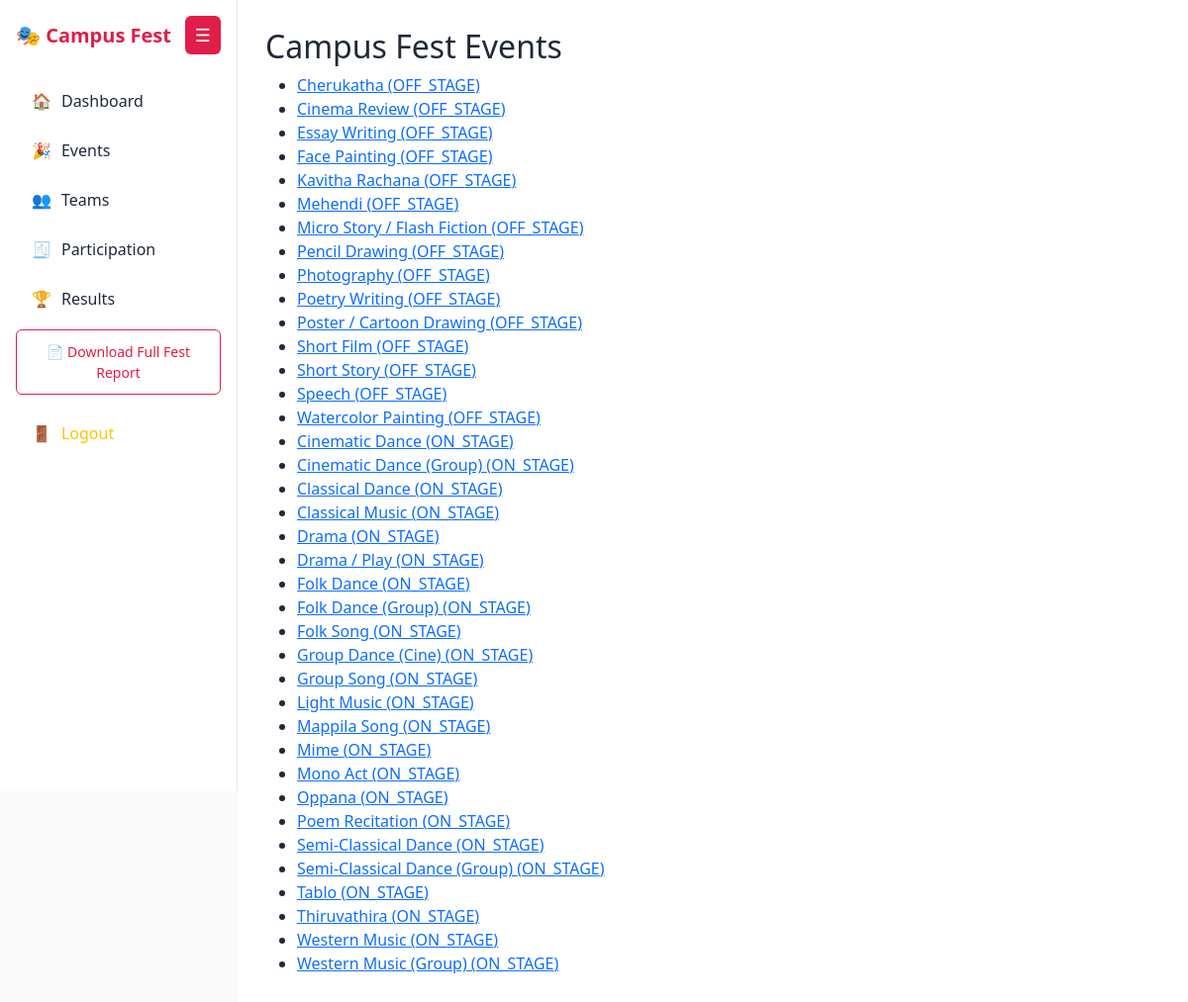
/pevents/, run on an earlier commit of the app's database.
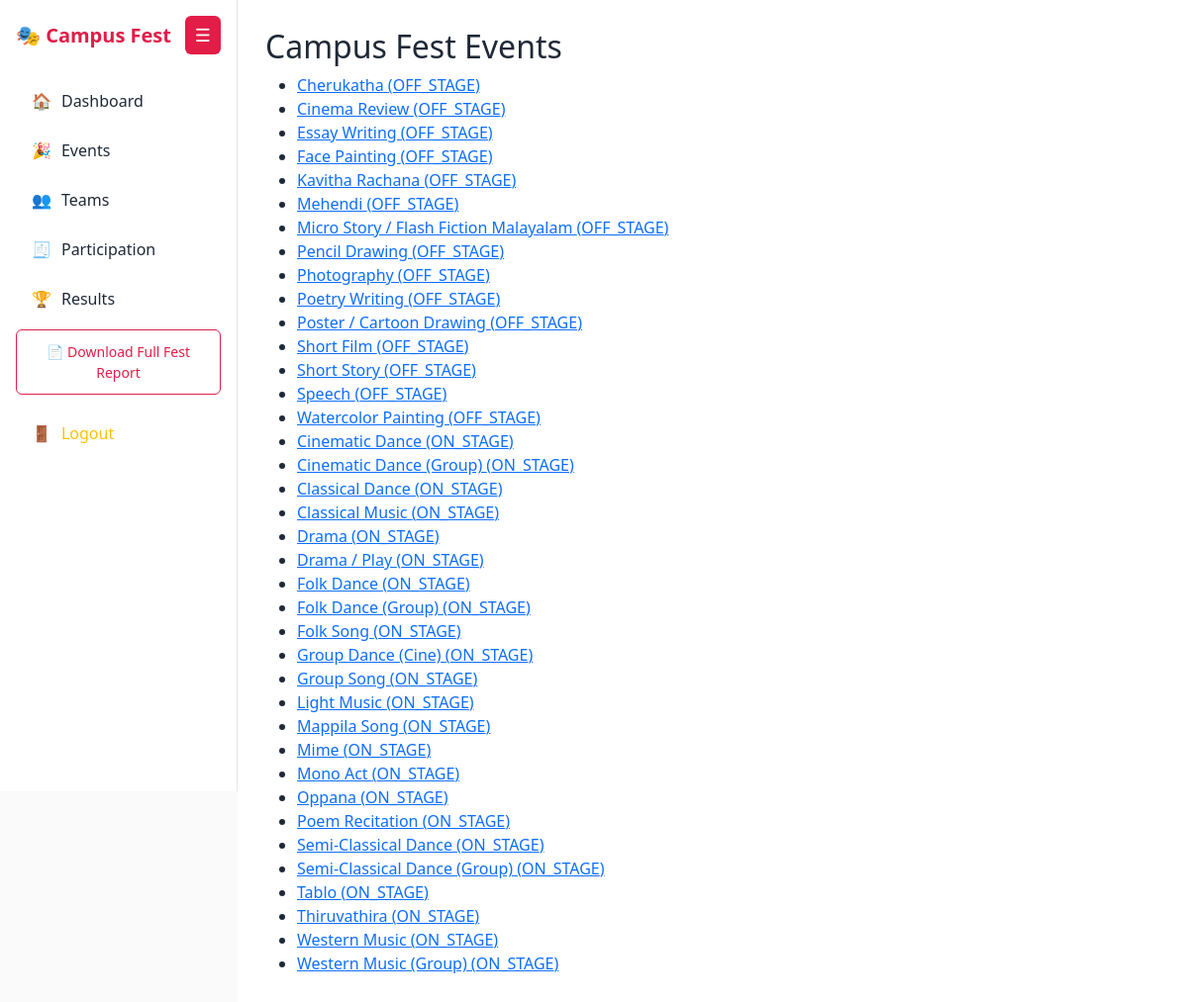
And on a later commit of the database.
### app/models.py (models this page shows, shortened)
class Event(models.Model):
    STAGE_TYPE_CHOICES = (
        ('ON_STAGE', 'On Stage'),
        ('OFF_STAGE', 'Off Stage'),
    )
    EVENT_TYPE_CHOICES = (
        ('SINGLE', 'Single'),
        ('GROUP', 'Group'),
    )
    name = models.CharField(max_length=200, unique=True)
    stage_type = models.CharField(
        max_length=10,
        choices=STAGE_TYPE_CHOICES
    )
    event_type = models.CharField(
        max_length=10,
        choices=EVENT_TYPE_CHOICES
    )
    min_team_size = models.PositiveIntegerField(default=1)
    max_team_size = models.PositiveIntegerField(default=1)

### app/views.py (the view)
# urls.py: path('pevents/', views.public_event_list, name='public_event_list'),
def public_event_list(request):
    events = Event.objects.all().order_by('stage_type', 'name')
    return render(request, 'pevent_list.html', {'events': events})

### app/templates/pevent_list.html
{% extends "base.html" %}
{% block content %}
<h2>Campus Fest Events</h2>
<ul>
{% for e in events %}
    <li>
        <a href="{% url 'public_event_result' e.id %}">
            {{ e.name }} ({{ e.stage_type }})
        </a>
    </li>
{% endfor %}
</ul>
{% endblock %}

What changed in the data, as far as the page shows it:
changed Event: name "Micro Story / Flash Fiction" → "Micro Story / Flash Fiction Malayalam"
